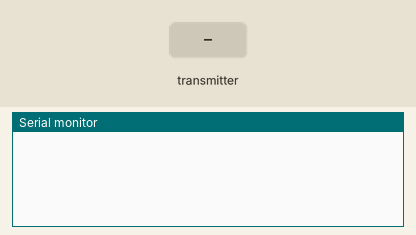
This sketch was run on a simulated Arduino Uno, built with avr-gcc and run on an emulated ATmega328P. On the bench: the last lines printed to the serial monitor. Inputs (shaded band) come from the test bench. No radio packets arrive unless stated.

Above: at 1.2 s.
1.3 s: the transmitter starts sending info = 0
At 1.38 s:
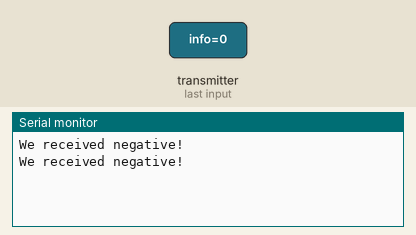
3.2 s: the transmitter starts sending info = 1
At 3.24 s:
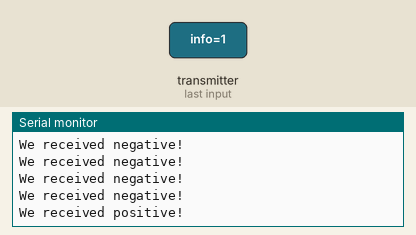

Measured:
- after the input at 1.3 s, the serial monitor: prints a new line at once (image 1)
- after the input at 3.2 s, the serial monitor: prints a new line at once (image 2)

The sketch:

nrf24_server.ino
```cpp
#include <SPI.h>
#include "nRF24L01.h"
#include "RF24.h"

// Instantiate RF24 class with CE and CSN values
RF24 radio(7, 8);
// Address to devices comunicate each other (same in both)
const uint64_t pipe = 0xE8E8F0F0E1LL;
// A variable to hold some info
boolean info = false;

void setup() {
  // Setup serial output
  Serial.begin(9600);
  // Start RF
  radio.begin();
  // Setup the channel to work within, number 100
  radio.setChannel(100);
  // Open recept pipe
  radio.openReadingPipe(1, pipe);
  // Start to listen
  radio.startListening();
}

void loop() {
  // Wait until some data
  if (radio.available()) {
    // Read payload, and check if it finished
    radio.read(&info, sizeof(info));
    // Manage info
    if (info) {
      Serial.println("We received positive!");
    } else {
      Serial.println("We received negative!");
    }
  }
  // Wait a bit
  delay(50);
}
```
